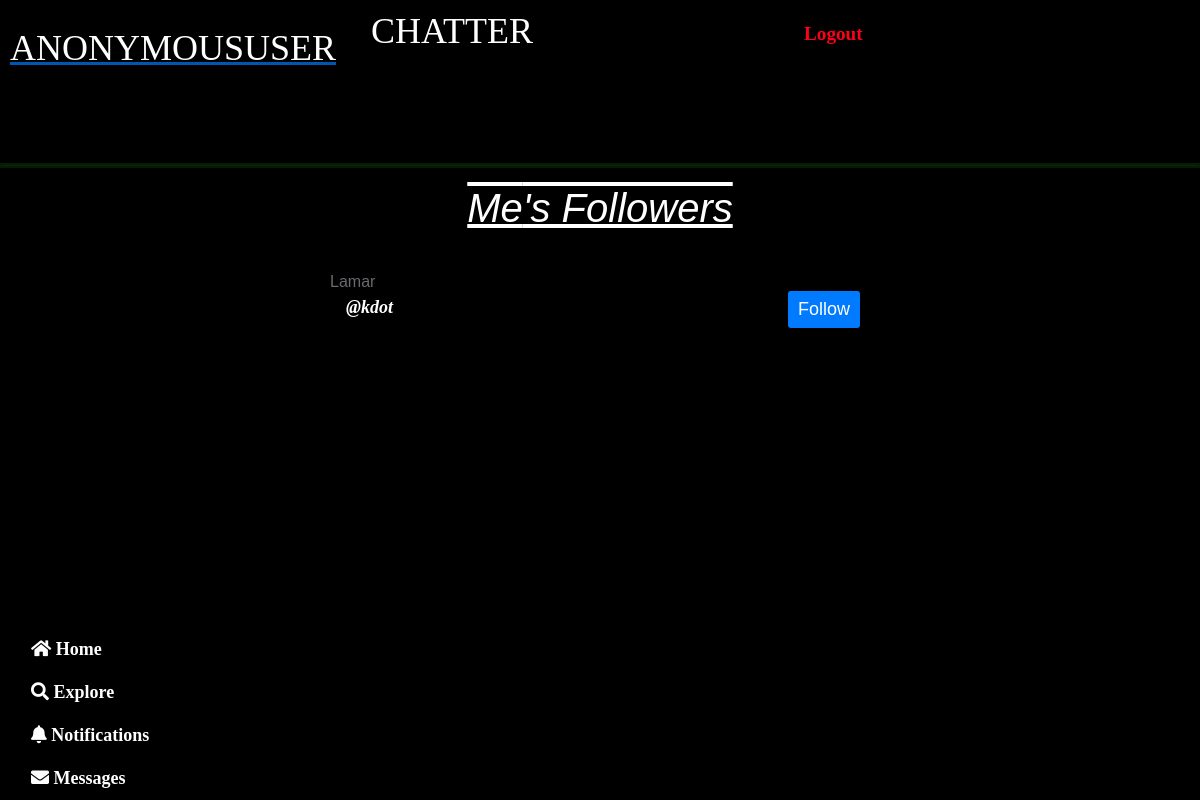
The page /followers_list/3/ on the database as committed earlier.
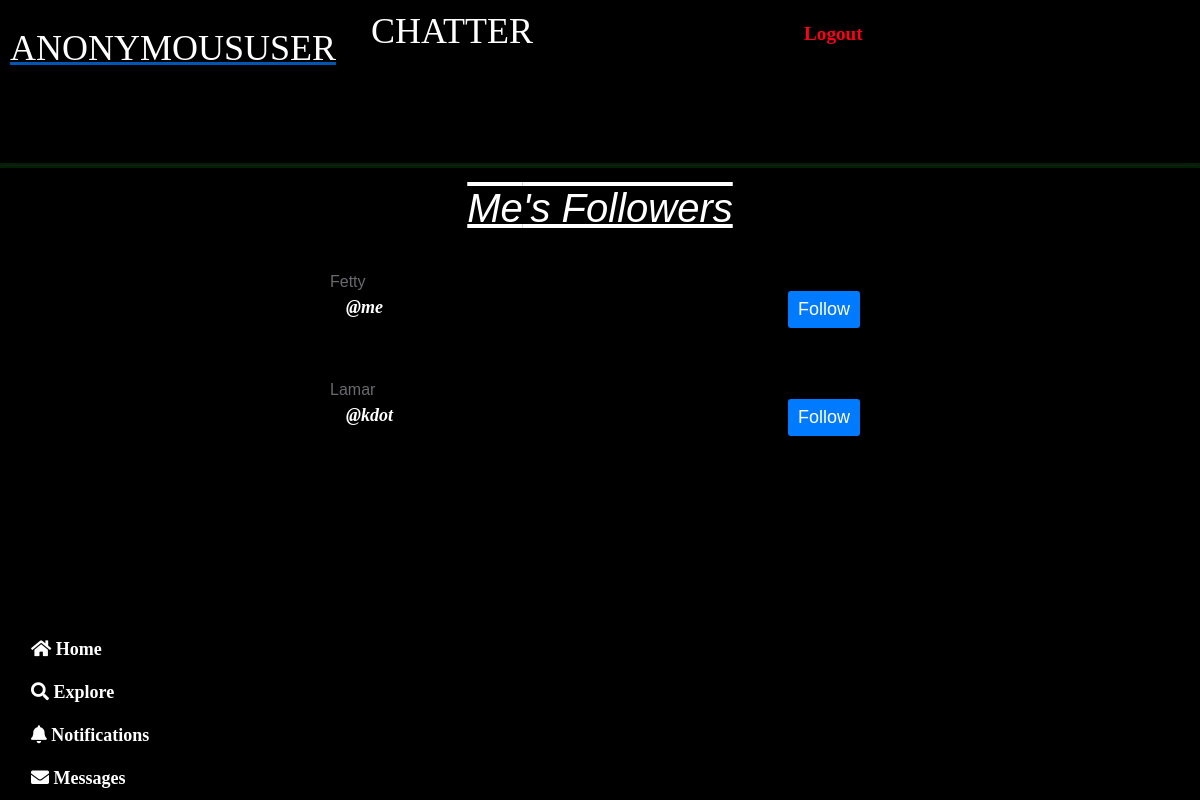
The same page on the database as committed later.
### chatter/models.py (models this page shows)
class Userprofile(models.Model):
    user= models.OneToOneField(Account,primary_key=True,verbose_name='user',related_name='profile',on_delete=models.CASCADE)
    name=models.CharField(max_length=100,blank=True, null=True)
    bio= models.TextField(max_length=200,blank=True,null=True)
    location= models.CharField(max_length=50, null=True,blank=True)
    birth_date=models.DateField(null=True,blank=True)
    picture= models.ImageField(upload_to='uploads/profile_pictures',default='uploads/profile_pictures/default.jpg',blank=True,null=True)
    followers= models.ManyToManyField(Account, blank=True, related_name='followers')

class Account(AbstractUser):
    groups= models.ManyToManyField(Group, related_name='accounts_set',blank=True)
    user_permissions= models.ManyToManyField(Permission, related_name='accounts_set', blank=True)
    def __str__(self):
        return self.username
    class Meta:
        verbose_name= 'Account'
        verbose_name_plural= 'Accounts'

### chatter/views.py (the view)
# urls.py: path('followers_list/<int:pk>/', views.listfollowers, name='lof'),
def listfollowers(request,pk):
    profile = Userprofile.objects.get(pk=pk)
    followers= profile.followers.all()
    if len(followers) == 0:
        is_following=False
    for follower in followers:
        if follower == request.user:
            is_following=True
            break
        else:
            is_following=False
    context = {
        'followers':followers,
        'profile':profile,
        'is_following':is_following
    }
    return render(request, 'listoffollowers.html', context)

### chatter/templates/listoffollowers.html (shortened to what this page needs)
{% extends "home.html" %}
{% load static %}
{% block navbar %}
<li class="nav-item"><a href="{% url 'home' %}" class="nav-link"><i class="fas fa-home"></i> Home</a></li>
<li class="nav-item"><a href="{% url 'explore' %}" class="nav-link"><i class="fas fa-search"></i> Explore</a></li>
<li class="nav-item"><a href="{% url 'notifications' %}" class="nav-link"><i class="fas fa-bell"></i> Notifications</a></li>
<li class="nav-item"><a href="{% url 'messages' %}" class="nav-link"><i class="fas fa-envelope"></i> Messages</a></li>
{% endblock %}
{% block home %}
<div class="not">
    <h1> {{ profile.user.username.capitalize }}'s Followers</h1>
</div>
<div class="followerslist-container">
    <div class="followerslist">
        {% for follows in followers %}
        <div class="follower-item">
            <div class="follower-info">
                {{ follows.profile.name}}
                <p>
                    <a href="{% url 'profile' follows.pk %}">
                    @{{ follows }}</p>
            </div>
            {% if follows != request.user %}
            <div class="follow-button">
                {% if is_following %}
                <form action='' method="post">
                    {% csrf_token %}
                    <button class="follow-btn" >UnFollow</button>
                </form>
                {% else %}
                <form action='' method="post">
                    <button class="follow-btn">Follow</button>
                </form>
                {% endif %}
            </div>
            {% endif %}
        </div>
        {% endfor %}
    </div>
</div>
{% endblock %}

### chatter/templates/home.html (shortened to what this page needs)
<!DOCTYPE html>
{% load static %}
<html lang="en">
    <head>
        <link href="https://cdnjs.cloudflare.com/ajax/libs/font-awesome/5.15.0/css/all.min.css" rel="stylesheet">
        <link href="https://cdn.jsdelivr.net/npm/bootstrap-icons@1.4.1/font/bootstrap-icons.css" rel="stylesheet">
        <link href="lib/flaticon/font/flaticon.css" rel="stylesheet">
        <link rel="stylesheet" href="https://cdnjs.cloudflare.com/ajax/libs/font-awesome/5.15.4/css/all.min.css">
        <link rel="stylesheet" href="https://stackpath.bootstrapcdn.com/bootstrap/4.5.2/css/bootstrap.min.css">
        <link rel="stylesheet"  type="text/css" href="lib/owlcarousel/assets/owl.carousel.min.css" rel="stylesheet">
        <link rel="stylesheet" type="text/css" href="{% static 'css/bootstrap.min.css' %}">
        <link rel="stylesheet" href="{% static 'css/home.css' %}">
    </head>
    <body>
        <div class="heading">
            <div class="row">
                <div class="col">
                    <a href="{% url 'profile' user.profile.pk  %}">
                        <h1  style="margin: 10px;margin-top:0; font-size: 2.25rem; color: #ffffff; text-transform: uppercase; font-family:Cambria, Cochin, Georgia, Times, 'Times New Roman', serif;">{{ request.user }}</h1>
                    </a>
                </div>
            </div>
            <div class="col">
                <h1 style="margin: 10px; font-size: 2.25rem; color: #ffffff; text-transform: uppercase; font-family:Cambria, Cochin, Georgia, Times, 'Times New Roman', serif;" >Chatter</h1>
            </div>
            <div class="col" style="padding-top: 20px;">
                <a class="logout" href="{% url 'logout' %}">Logout</a>
            </div>
        </div>
        <nav class="navbar">
            <div class="container">
                <ul class="navbar-nav">
                    {% block navbar %}{% endblock %}
                </ul>
            </div>
        </nav>
        <br>
        <hr>
        {% block home %}{% endblock %}
    </body>
</html>

### static/css/home.css (style rules this page uses)
.heading { display: flex; justify-content: space-between; background-color: black; }
body { background-color: #000000 !important; padding-bottom: 60px; }
.row { display: flex; }
.logout { text-decoration: none; color: #ff0019; font-weight: bold; background-color: #000000; border-color: #261212; padding: 0.5rem 1rem; font-size: larger; border-radius: 0.25rem; transition: background-color 0.15s ease-in-out, border-color 0.15s ease-in-out, color 0.15s ease-in-out; font-family: Cambria, Cochin, Georgia, Times, 'Times New Roman', serif; }
.container { bottom: 0; position: fixed; width: 100%; background-color: hsl(0, 0%, 0%); overflow:hidden; z-index: 100; }
.navbar-nav { list-style-type: none; display: flex; text-decoration: none; justify-content: space-between; z-index: 200; }
a { color: white; text-decoration: none; font-family:Georgia, 'Times New Roman', Times, serif; font-size: large; font-weight: bolder; padding: 1rem; }
::placeholder { color: white; font-size: large; font-style:italic; font-family: Cambria, Cochin, Georgia, Times, 'Times New Roman', serif; }
button { background-color: green; color: white; padding: 10px 10px; border-radius: 5px; font-size: large; }
hr { border: 2.9px solid green; }
.not { color: rgb(255, 255, 255); align-items: center; justify-content: center; display: flex; font-style: italic; text-decoration:overline underline; font-family:'Trebuchet MS', 'Lucida Sans Unicode', 'Lucida Grande', 'Lucida Sans', Arial, sans-serif }
i.fas.fa-search { color: white; }
.followerslist-container { max-width: 600px; margin: 20px auto; padding: 0 20px; }
.follower-item { display: flex; justify-content: space-between; align-items: center; background-color: #000000; padding: 10px; margin-bottom: 10px; border-radius: 5px; }
.follower-info p { margin: 0; color:blue }
.follow-button { padding: 5px 10px; }
.follow-btn { background-color: #007bff; color: #fff; border: none; cursor: pointer; padding: 5px 10px; border-radius: 3px; }
.card9 h2,p { color: white; margin: 0; padding: 0; font-size: medium; font-style: oblique; }

Rows that differ between the two databases and show on the page:
now on this page (row edited): Account: profile.name "Fetty", username "me"
